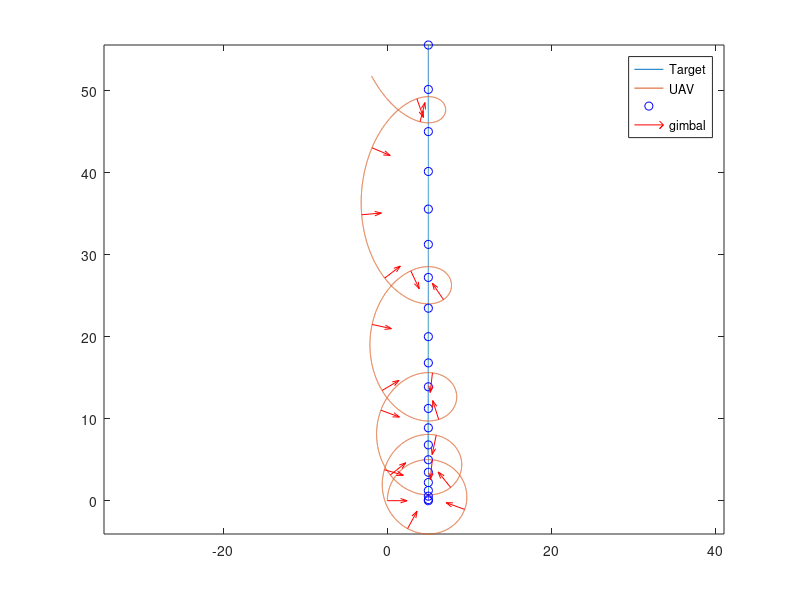
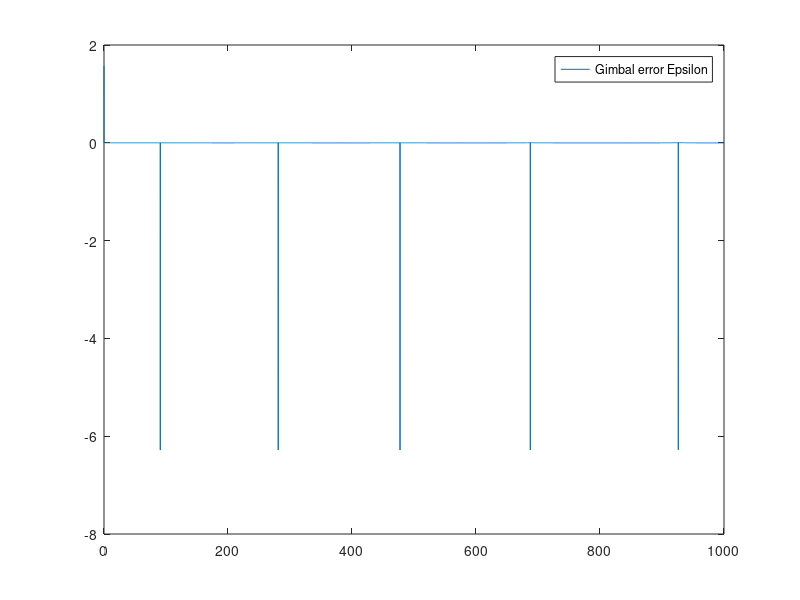

These figures' MATLAB source, in order:
clear all;
close all;
Vt=200/3600; % miles/s
Vg=600/3600; % Ground speed of the UAV
Rhod=5; % Expected ground distance between the target and the UAV
h=.05;% time step
tf=20000; %final time
t=0:h:tf; % time matrix

%k1,k2 dynamic of the feedback
k1=20;
k2=20;

%Xv,Yv position of the vehicle (target)
Xv=zeros(1,tf+1); 
Xv=Xv+5;
Yv=zeros(1,tf+1); 

%Xg,Yg ground projections of the UAV
Xg=zeros(1,tf+1); 
Yg=zeros(1,tf+1);


Lambda=zeros(1,tf+1);
Epsilon=zeros(1,tf+1);%Epsilon is the error between the 1st angle of the gimbal and the LOS
Eta=zeros(1,tf+1); %Eta is the error between the heading angle and the perpendicular to the LOS
Rho=zeros(1,tf+1);% Rho is the ground distance between the Target vehicle and the UAV

%--------------------------------Trajectories------------------------------

%Sinusoidal trajectory
% for k=1:tf
%        Xv(k+1)=Xv(k)+Vt*h;
%    Yv(k+1)=10*sin(Xv(k+1)/5);
% end

%--------------------------------------------------------------------------
%U turn
% 
% for k=1:floor(tf*4/10)
%     Yv(k+1)=Yv(k)+Vt*h;
% end
% for k=floor(tf*4/10)+1:floor(tf*6/10)
%     Xv(k+1)=Xv(k)+Vt*h;
%     Yv(k+1)=Yv(k);
% end
% for k=floor(tf*6/10)+1:tf
%     Yv(k+1)=Yv(k)-Vt*h;
%     Xv(k+1)=Xv(k);
% end

%--------------------------------------------------------------------------
%Acceleration
for k=1:tf
    Yv(k+1)=Yv(k)+Vt*h*2*k/tf;
end

    






Psi=zeros(1,tf+1); %heading angle
Psih=zeros(1,tf+1); %gimbal angle regarding the UAV
dPsi=zeros(1,tf+1);
dPsih=zeros(1,tf+1);
x=zeros(1,tf+1);
y=zeros(1,tf+1);
for k=1:tf
    
    %defining angles
    Lambda(k)=-atan2(Yv(k)-Yg(k),Xv(k)-Xg(k))+pi/2;
    Epsilon(k)=Lambda(k)-Psi(k)-Psih(k);
    Eta(k)=Psi(k)-(Lambda(k)-pi/2);
    
    %Control laws
    dPsi(k)=Vg/Rhod*cos(Eta(k))-k1*Eta(k);
    dPsih(k)=k1*Eta(k)+k2*Epsilon(k);
    
    %Updating angles
    Psi(k+1)=Psi(k)+h*dPsi(k);
    Psih(k+1)=Psih(k)+h*dPsih(k);
    Xg(k+1)=Xg(k)+Vg*sin(Psi(k+1))*h;
    Yg(k+1)=Yg(k)+Vg*cos(Psi(k+1))*h;
    
    Rho(k)=sqrt((Xg(k)-Xv(k))^2+(Yg(k)-Yv(k))^2);
    [x(k),y(k)]=pol2cart(pi/2-(Psi(k)+Psih(k)),1); %drawn gimbal vectors for the final plot
    
end


 figure()
 plot(Xv,Yv,Xg,Yg);
 hold on;
 plot(Xv(1:1000:tf+1),Yv(1:1000:tf+1),'bo');
 hold on;
 quiver(Xg(2:1000:tf+1),Yg(2:1000:tf+1),x(2:1000:tf+1),y(2:1000:tf+1),0.2,'r');
 legend('Target','UAV','','gimbal');
 axis equal;
% figure()
% plot(t(1:tf+1),Lambda);
% legend('Lambda');
% figure()
% plot(t(1:tf+1),Rho);
% legend('Ground distance');
figure()
plot(t(1:tf+1),Epsilon);
legend('Gimbal error Epsilon');
% figure()
% plot(t(1:tf+1),Eta);
% legend('Eta')




    
